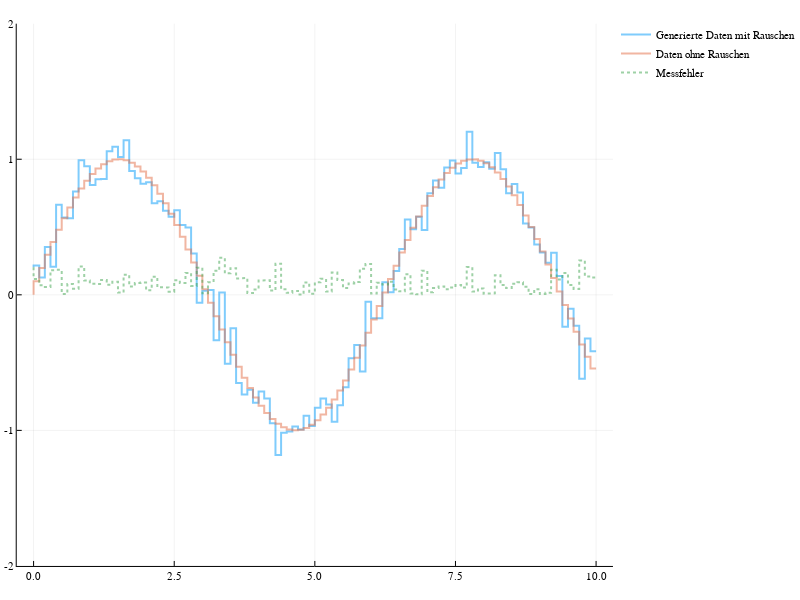

Notebook code for this chart:
### Markdown cell above
### Daten für die folgende Experimente

### Code cell
data_scale = 0.1
x = collect(0:data_scale:10)
y = sin.(x)
n = Normal(0, 0.1)
y_measurement = map(x -> x - rand(n), y)
plot(x, y_measurement, ylim = (-2, 2), label = "Generierte Daten mit Rauschen")
plot!(x, y, label = "Daten ohne Rauschen")
plot!(x, abs.(y - y_measurement), label = "Messfehler", linestyle = :dot, line = :steppre)

### Figure 1 — Plotly figure (JSON) as saved in the notebook; plotly's stock layout.template omitted (floating-point values rounded to 4 significant figures; data arrays with more than 128 entries replaced by an {"elided": "..."} marker saying what was removed)
{"data": [{"colorbar": {"title": ""}, "hoverinfo": "text", "legendgroup": "Generierte Daten mit Rauschen", "line": {"color": "rgba(0, 154, 250, 0.500)", "dash": "solid", "shape": "linear", "width": 2}, "mode": "lines", "name": "Generierte Daten mit Rauschen", "showlegend": true, "text": {"elided": "201 null values"}, "type": "scatter", "x": {"elided": "201 float values"}, "xaxis": "x1", "y": {"elided": "201 float values"}, "yaxis": "y1", "zmax": 0.1, "zmin": -0.1}, {"colorbar": {"title": ""}, "hoverinfo": "text", "legendgroup": "Daten ohne Rauschen", "line": {"color": "rgba(227, 111, 71, 0.500)", "dash": "solid", "shape": "linear", "width": 2}, "mode": "lines", "name": "Daten ohne Rauschen", "showlegend": true, "text": {"elided": "201 null values"}, "type": "scatter", "x": {"elided": "201 float values"}, "xaxis": "x1", "y": {"elided": "201 float values"}, "yaxis": "y1", "zmax": 0.1, "zmin": -0.1}, {"colorbar": {"title": ""}, "hoverinfo": "text", "legendgroup": "Messfehler", "line": {"color": "rgba(62, 164, 78, 0.500)", "dash": "dot", "shape": "linear", "width": 2}, "mode": "lines", "name": "Messfehler", "showlegend": true, "text": {"elided": "201 null values"}, "type": "scatter", "x": {"elided": "201 float values"}, "xaxis": "x1", "y": {"elided": "201 float values"}, "yaxis": "y1", "zmax": 0.1, "zmin": -0.1}], "layout": {"annotations": [], "height": 600, "legend": {"bgcolor": "rgba(255, 255, 255, 1.000)", "bordercolor": "rgba(0, 0, 0, 1.000)", "font": {"color": "rgba(0, 0, 0, 1.000)", "family": "sans-serif", "size": 11}, "tracegroupgap": 0, "x": 1, "y": 1}, "margin": {"b": 20, "l": 0, "r": 0, "t": 20}, "paper_bgcolor": "rgba(255, 255, 255, 1.000)", "plot_bgcolor": "rgba(255, 255, 255, 1.000)", "showlegend": true, "width": 800, "xaxis": {"anchor": "y1", "domain": [0.02714, 0.9951], "gridcolor": "rgba(0, 0, 0, 0.100)", "gridwidth": 0.5, "linecolor": "rgba(0, 0, 0, 1.000)", "mirror": false, "range": [-0.3, 10.3], "showgrid": true, "showline": true, "showticklabels": true, "tickangle": 0, "tickcolor": "rgb(0, 0, 0)", "tickfont": {"color": "rgba(0, 0, 0, 1.000)", "family": "sans-serif", "size": 11}, "tickmode": "array", "ticks": "inside", "ticktext": ["0.0", "2.5", "5.0", "7.5", "10.0"], "tickvals": [0, 2.5, 5, 7.5, 10], "title": "", "titlefont": {"color": "rgba(0, 0, 0, 1.000)", "family": "sans-serif", "size": 15}, "type": "-", "visible": true, "zeroline": false, "zerolinecolor": "rgba(0, 0, 0, 1.000)"}, "yaxis": {"anchor": "x1", "domain": [0.02508, 0.9934], "gridcolor": "rgba(0, 0, 0, 0.100)", "gridwidth": 0.5, "linecolor": "rgba(0, 0, 0, 1.000)", "mirror": false, "range": [-2, 2], "showgrid": true, "showline": true, "showticklabels": true, "tickangle": 0, "tickcolor": "rgb(0, 0, 0)", "tickfont": {"color": "rgba(0, 0, 0, 1.000)", "family": "sans-serif", "size": 11}, "tickmode": "array", "ticks": "inside", "ticktext": ["-2", "-1", "0", "1", "2"], "tickvals": [-2, -1, 0, 1, 2], "title": "", "titlefont": {"color": "rgba(0, 0, 0, 1.000)", "family": "sans-serif", "size": 15}, "type": "-", "visible": true, "zeroline": false, "zerolinecolor": "rgba(0, 0, 0, 1.000)"}}}
